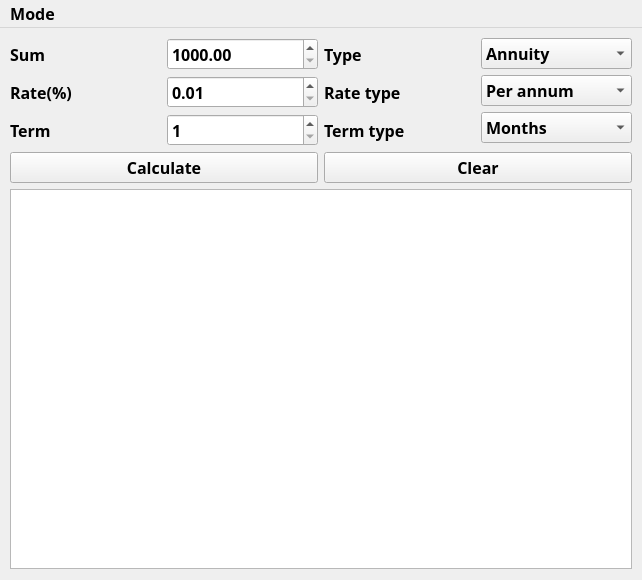
<?xml version="1.0" encoding="UTF-8"?>
<ui version="4.0">
 <class>credit</class>
 <widget class="QMainWindow" name="credit">
  <property name="geometry">
   <rect>
    <x>0</x>
    <y>0</y>
    <width>642</width>
    <height>580</height>
   </rect>
  </property>
  <property name="minimumSize">
   <size>
    <width>642</width>
    <height>580</height>
   </size>
  </property>
  <property name="maximumSize">
   <size>
    <width>642</width>
    <height>580</height>
   </size>
  </property>
  <property name="font">
   <font>
    <family>Fira Code</family>
    <pointsize>12</pointsize>
    <bold>true</bold>
   </font>
  </property>
  <property name="windowTitle">
   <string>Credit calculator</string>
  </property>
  <widget class="QWidget" name="centralwidget">
   <widget class="QWidget" name="verticalLayoutWidget_5">
    <property name="geometry">
     <rect>
      <x>10</x>
      <y>10</y>
      <width>622</width>
      <height>531</height>
     </rect>
    </property>
    <layout class="QVBoxLayout" name="verticalLayout_5">
     <item>
      <layout class="QHBoxLayout" name="horizontalLayout_4">
       <item>
        <layout class="QHBoxLayout" name="horizontalLayout_2">
         <item>
          <layout class="QVBoxLayout" name="verticalLayout">
           <item>
            <widget class="QLabel" name="sum_label">
             <property name="text">
              <string>Sum</string>
             </property>
            </widget>
           </item>
           <item>
            <widget class="QLabel" name="rate_label">
             <property name="text">
              <string>Rate(%)</string>
             </property>
            </widget>
           </item>
           <item>
            <widget class="QLabel" name="term_label">
             <property name="text">
              <string>Term</string>
             </property>
            </widget>
           </item>
          </layout>
         </item>
         <item>
          <layout class="QVBoxLayout" name="verticalLayout_2">
           <item>
            <widget class="QDoubleSpinBox" name="sum_input">
             <property name="decimals">
              <number>2</number>
             </property>
             <property name="minimum">
              <double>1000.000000000000000</double>
             </property>
             <property name="maximum">
              <double>100000000.000000000000000</double>
             </property>
             <property name="singleStep">
              <double>100.000000000000000</double>
             </property>
             <property name="stepType">
              <enum>QAbstractSpinBox::AdaptiveDecimalStepType</enum>
             </property>
            </widget>
           </item>
           <item>
            <widget class="QDoubleSpinBox" name="rate_input">
             <property name="decimals">
              <number>2</number>
             </property>
             <property name="minimum">
              <double>0.010000000000000</double>
             </property>
             <property name="maximum">
              <double>10000000.000000000000000</double>
             </property>
             <property name="singleStep">
              <double>100.000000000000000</double>
             </property>
             <property name="stepType">
              <enum>QAbstractSpinBox::AdaptiveDecimalStepType</enum>
             </property>
            </widget>
           </item>
           <item>
            <widget class="QSpinBox" name="term_input">
             <property name="minimum">
              <number>1</number>
             </property>
            </widget>
           </item>
          </layout>
         </item>
        </layout>
       </item>
       <item>
        <layout class="QHBoxLayout" name="horizontalLayout_3">
         <item>
          <layout class="QVBoxLayout" name="verticalLayout_3">
           <item>
            <widget class="QLabel" name="type_label">
             <property name="text">
              <string>Type</string>
             </property>
            </widget>
           </item>
           <item>
            <widget class="QLabel" name="rate_type_label">
             <property name="text">
              <string>Rate type</string>
             </property>
            </widget>
           </item>
           <item>
            <widget class="QLabel" name="term_type_label">
             <property name="text">
              <string>Term type</string>
             </property>
            </widget>
           </item>
          </layout>
         </item>
         <item>
          <layout class="QVBoxLayout" name="verticalLayout_4">
           <item>
            <widget class="QComboBox" name="type_input">
             <item>
              <property name="text">
               <string>Annuity</string>
              </property>
             </item>
             <item>
              <property name="text">
               <string>Differentiated</string>
              </property>
             </item>
            </widget>
           </item>
           <item>
            <widget class="QComboBox" name="rate_type_input">
             <item>
              <property name="text">
               <string>Per annum</string>
              </property>
             </item>
             <item>
              <property name="text">
               <string>Monthly</string>
              </property>
             </item>
            </widget>
           </item>
           <item>
            <widget class="QComboBox" name="term_type_input">
             <item>
              <property name="text">
               <string>Months</string>
              </property>
             </item>
             <item>
              <property name="text">
               <string>Years</string>
              </property>
             </item>
            </widget>
           </item>
          </layout>
         </item>
        </layout>
       </item>
      </layout>
     </item>
     <item>
      <layout class="QHBoxLayout" name="horizontalLayout">
       <item>
        <widget class="QPushButton" name="calculate">
         <property name="text">
          <string>Calculate</string>
         </property>
        </widget>
       </item>
       <item>
        <widget class="QPushButton" name="clear">
         <property name="text">
          <string>Clear</string>
         </property>
        </widget>
       </item>
      </layout>
     </item>
     <item>
      <widget class="QTableWidget" name="output_table"/>
     </item>
    </layout>
   </widget>
  </widget>
  <widget class="QMenuBar" name="menuBar">
   <property name="geometry">
    <rect>
     <x>0</x>
     <y>0</y>
     <width>642</width>
     <height>24</height>
    </rect>
   </property>
   <widget class="QMenu" name="menuMode">
    <property name="title">
     <string>Mode</string>
    </property>
    <addaction name="actionCalc"/>
    <addaction name="actionDeposit"/>
   </widget>
   <addaction name="menuMode"/>
  </widget>
  <action name="actionCalc">
   <property name="checkable">
    <bool>false</bool>
   </property>
   <property name="text">
    <string>Calc</string>
   </property>
  </action>
  <action name="actionDeposit">
   <property name="checkable">
    <bool>false</bool>
   </property>
   <property name="text">
    <string>Deposit</string>
   </property>
  </action>
 </widget>
 <resources/>
 <connections/>
</ui>
